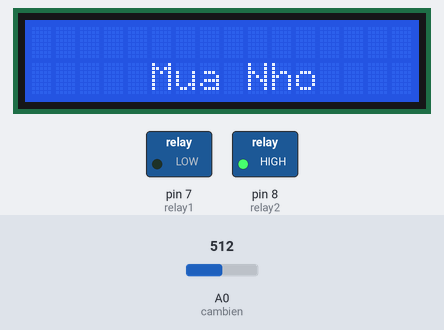
The sketch below on a simulated Arduino Uno, built with avr-gcc and run on an emulated ATmega328P. Shown: 16×2 character LCD, switched loads named in the sketch (green lamp = pin HIGH). The test bench sets the inputs (shaded band); at power-on: A0 (cambien) = 512. What the sketch prints to the serial monitor is not drawn.

Above: at 1.2 s.
1.3 s: A0 (cambien) set to 364
2.8 s: A0 (cambien) set to 333
At 3.7 s:
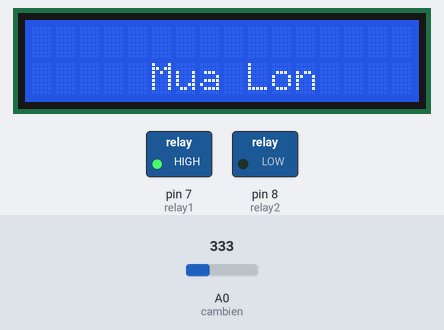
4.6 s: A0 (cambien) set to 660
At 5.8 s:
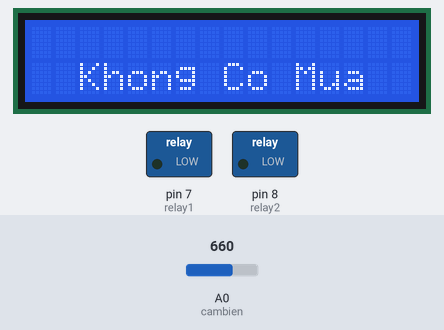
6.5 s: A0 (cambien) set to 633
At 7.8 s:
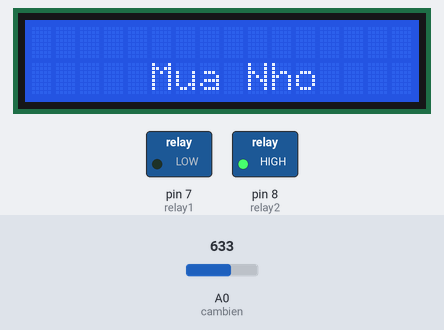
8.4 s: A0 (cambien) set to 716
At 9.7 s:
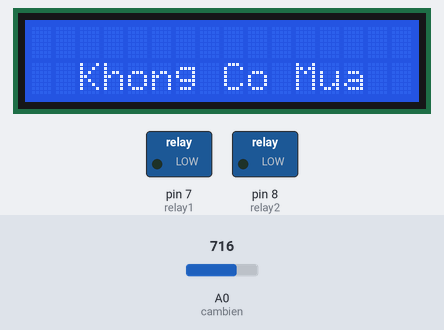
Timing chart, 0 to 11.3 s (numbered marks = the images above; inputs shaded):
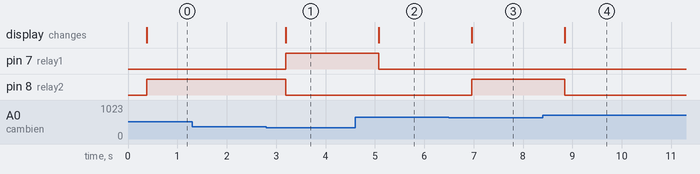

The sketch:

code_relay_1_va_2.1.ino
```cpp
#include <Wire.h> // Nhập thư viện màn hình lcd vào
#include <LiquidCrystal_I2C.h> // Nhập thư viện lcd I2C vào
LiquidCrystal_I2C lcd(0x27, 16, 2); // Mã lcd và khai báo có 16 chân và 2 hàng

int relay1=7,relay2=8; // Quy ước relay 1 ở chân D7 và relay 2 ở chân D8 của arduino
int cambien = A0; // Quy ước cảm biến ở chân A0
void setup()
{
  lcd.init(); // Khởi tạo màn hình lcd
  lcd.backlight(); // Mở đèn màn hình lcd
  Serial.begin(9600); // Mở chạy màn hình serial ở mức 9600baud
  pinMode (cambien, INPUT); // Cảm biến gửi tín hiệu váo
  pinMode(relay1,OUTPUT); // Relay 1 nhận tín hiệu ra
  pinMode(relay2,OUTPUT); // Relay 2 nhận tín hiệu ra
}
void tathet() // Cả 2 relay đều về mức thấp -> tắt mạch
{
  digitalWrite(relay1,LOW); // Relay 1 ở mức thấp
  digitalWrite(relay2,LOW); // Relay 2 ở mức thấp
}
void mualon() // Chế độ gạt mưa nhanh khi mưa lớn
{
  digitalWrite(relay1,HIGH); // Relay 1 ở mức cao
  digitalWrite(relay2,LOW); // Relay 2 ở mức thấp
}
void muanho() // Chế độ gạt mưa chậm khi mưa nhỏ
{
  digitalWrite(relay1,LOW); // Relay 1 ở mức thấp
  digitalWrite(relay2,HIGH); // Relay 2 ở mức cao
}
void loop()
{
  int giatridoc = analogRead(cambien); // Quy ước giatridoc là tên gọi của tín hiệu analog do cảm biến gửi vào
  Serial.print("gia tri analog: "); // Quy ước gia tri analog ra serial
  Serial.println(giatridoc); // In ra màn hình serial giatridoc thsy cho giá trị quy ước
  delay(300); // Ngừng 3 giây

  if(giatridoc>650) // Nếu giatridoc là lớn hơn 650
  {
    lcd.setCursor(2, 1); // Bắt đầu con trỏ ở cột 2 hàng
    lcd.print("Khong Co Mua  "); // In ra màn hình lcd là Khong Co Mua
    tathet(); // Tắt mạch
  }
  else if (giatridoc<650&&giatridoc>=350) // Ngược lại, nếu giatridoc lànhỏ hơn 650 và lớn hơn hoặc bằng 350
  {
    lcd.setCursor(2, 1); // Bắt đầu con trỏ ở cột 2 hàng
    lcd.print("   Mua Nho   "); // In ra màn hình lcd là Mua Nho
    muanho(); // Mưa nhỏ -> Motor quay chậm
  }
  else if (giatridoc<350&&giatridoc>=0) // Ngược lại, nếu giatridoc là nhỏ hơn 350 và lớn hơn hoặc bằng 0
  {
    lcd.setCursor(2, 1); // Bắt đầu con trỏ ở cột 2 hàng
    lcd.print("   Mua Lon    "); // In ra màn hình lcd là Mua Lon
    mualon(); // Mưa lớn -> Motor quay nhanh
  }
}
```

Measured:
- the behaviour switches between 350 and 349 on A0 (cambien) (found by bisection; images 0 and 1)
- the behaviour switches between 650 and 649 on A0 (cambien) (found by bisection; images 2 and 3)
- after the input at 1.3 s, every drawn part: stays the same
- after the input at 2.8 s, pin 7 (relay1): LOW → HIGH after 0.40 s; pin 8 (relay2): HIGH → LOW after 0.40 s; the display: changes after 0.40 s (image 1)
- after the input at 4.6 s, pin 7 (relay1): HIGH → LOW after 0.48 s; the display: changes after 0.48 s (image 2)
- after the input at 6.5 s, pin 8 (relay2): LOW → HIGH after 0.46 s; the display: changes after 0.47 s (image 3)
- after the input at 8.4 s, pin 8 (relay2): HIGH → LOW after 0.44 s; the display: changes after 0.44 s (image 4)
